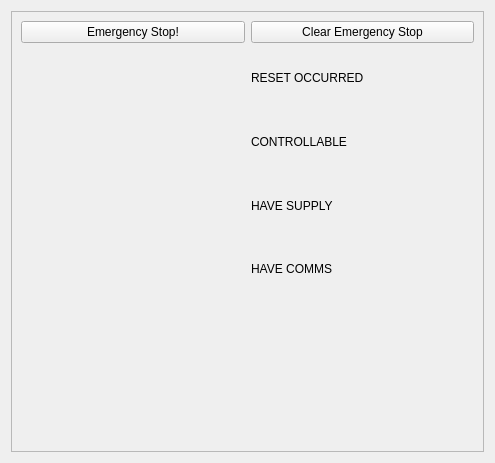
<?xml version="1.0" encoding="UTF-8"?>
<ui version="4.0">
 <class>ControllerStatusPanelWidget</class>
 <widget class="QWidget" name="ControllerStatusPanelWidget">
  <property name="geometry">
   <rect>
    <x>0</x>
    <y>0</y>
    <width>495</width>
    <height>463</height>
   </rect>
  </property>
  <property name="windowTitle">
   <string>Form</string>
  </property>
  <layout class="QGridLayout" name="gridLayout_2">
   <item row="0" column="0">
    <widget class="QScrollArea" name="scrollArea">
     <property name="widgetResizable">
      <bool>true</bool>
     </property>
     <widget class="QWidget" name="scrollAreaWidgetContents_2">
      <property name="geometry">
       <rect>
        <x>0</x>
        <y>0</y>
        <width>475</width>
        <height>443</height>
       </rect>
      </property>
      <layout class="QGridLayout" name="gridLayout_5">
       <item row="0" column="0" rowspan="2" colspan="2">
        <layout class="QGridLayout" name="gridLayout_3">
         <item row="3" column="1">
          <widget class="QLabel" name="have_supply_label">
           <property name="text">
            <string>HAVE SUPPLY</string>
           </property>
          </widget>
         </item>
         <item row="4" column="1">
          <widget class="QLabel" name="have_comms_label">
           <property name="text">
            <string>HAVE COMMS</string>
           </property>
          </widget>
         </item>
         <item row="2" column="1">
          <widget class="QLabel" name="controllable_label">
           <property name="text">
            <string>CONTROLLABLE</string>
           </property>
          </widget>
         </item>
         <item row="1" column="0">
          <widget class="QLabel" name="reset_occurred_icon">
           <property name="frameShape">
            <enum>QFrame::NoFrame</enum>
           </property>
           <property name="frameShadow">
            <enum>QFrame::Plain</enum>
           </property>
           <property name="lineWidth">
            <number>1</number>
           </property>
           <property name="text">
            <string>&lt;reset_occured_icon&gt;</string>
           </property>
          </widget>
         </item>
         <item row="2" column="0">
          <widget class="QLabel" name="controllable_icon">
           <property name="text">
            <string>&lt;controllable_icon&gt;</string>
           </property>
          </widget>
         </item>
         <item row="3" column="0">
          <widget class="QLabel" name="have_supply_icon">
           <property name="frameShape">
            <enum>QFrame::NoFrame</enum>
           </property>
           <property name="text">
            <string>&lt;have_supply_icon&gt;</string>
           </property>
          </widget>
         </item>
         <item row="4" column="0">
          <widget class="QLabel" name="have_comms_icon">
           <property name="text">
            <string>&lt;have_comms_icon&gt;</string>
           </property>
          </widget>
         </item>
         <item row="1" column="1">
          <widget class="QLabel" name="reset_occured_label">
           <property name="text">
            <string>RESET OCCURRED</string>
           </property>
          </widget>
         </item>
         <item row="0" column="0">
          <widget class="QPushButton" name="emergency_stop_button">
           <property name="text">
            <string>Emergency Stop!</string>
           </property>
          </widget>
         </item>
         <item row="0" column="1">
          <widget class="QPushButton" name="clear_emergency_stop_button">
           <property name="text">
            <string>Clear Emergency Stop</string>
           </property>
          </widget>
         </item>
        </layout>
       </item>
       <item row="2" column="0">
        <widget class="QwtPlot" name="raw_joint_states_plot"/>
       </item>
      </layout>
     </widget>
    </widget>
   </item>
  </layout>
 </widget>
 <customwidgets>
  <customwidget>
   <class>QwtPlot</class>
   <extends>QFrame</extends>
   <header>qwt_plot.h</header>
  </customwidget>
 </customwidgets>
 <resources/>
 <connections/>
</ui>
